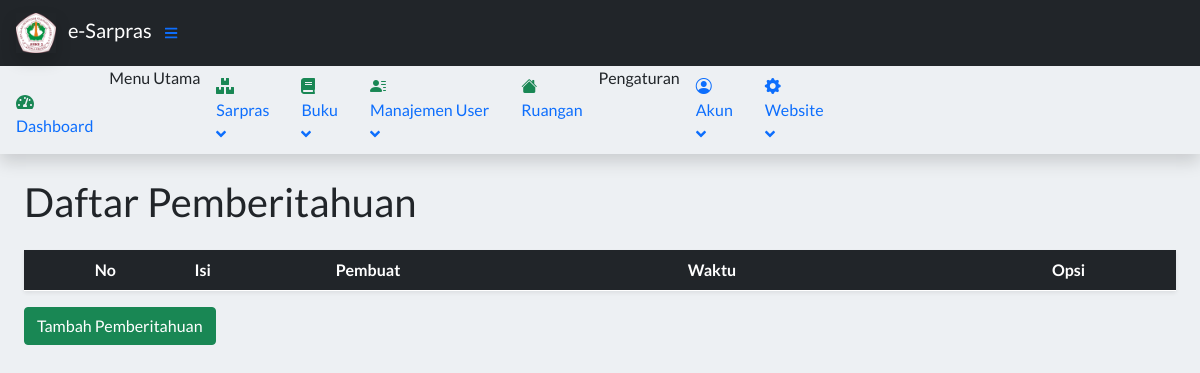
The app's page /index.php?page=DaftarPemberitahuan (signed in), older data.
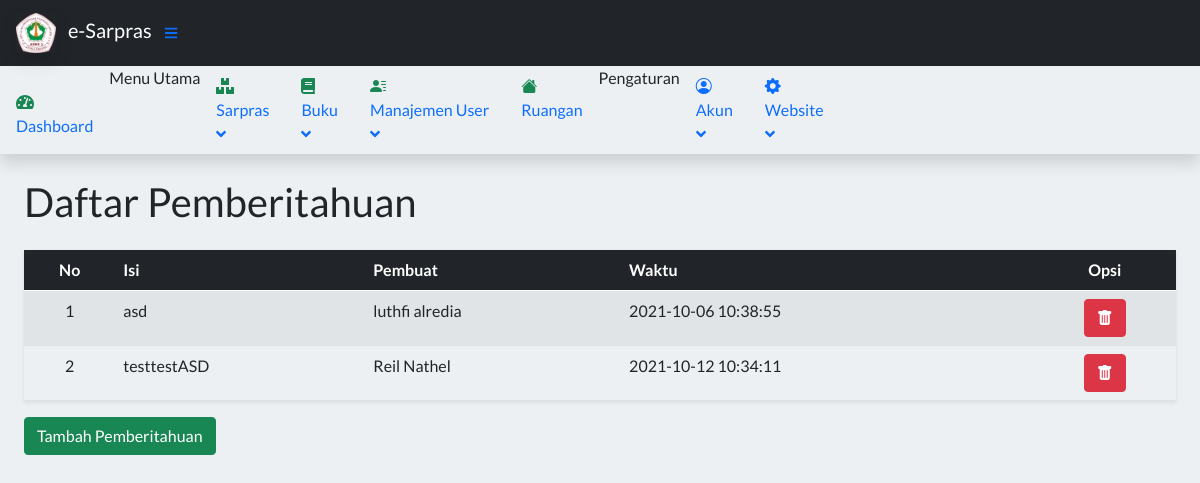
The same page, newer data.
### tables this page shows
CREATE TABLE `tpemberitahuan` (
  `idPemberitahuan` int(11) NOT NULL,
  `linkUser` int(11) NOT NULL,
  `isiPemberitahuan` varchar(255) NOT NULL,
  `waktuPemberitahuan` datetime NOT NULL DEFAULT current_timestamp(),
  `isDeleted` tinyint(1) NOT NULL DEFAULT 0
);

CREATE TABLE `tuser` (
  `idUser` int(11) NOT NULL,
  `username` varchar(30) NOT NULL,
  `password` varchar(255) NOT NULL,
  `role` enum('Superuser','Administrator','Guest') NOT NULL,
  `nik` varchar(16) DEFAULT NULL,
  `nama` varchar(30) NOT NULL,
  `fotoProfil` varchar(255) DEFAULT 'person-fill.svg',
  `gender` enum('Laki-laki','Perempuan') NOT NULL,
  `agama` enum('Budha','Hindu','Islam','Katholik','Kristen') NOT NULL,
  `telpon` varchar(13) DEFAULT NULL,
  `email` varchar(30) DEFAULT NULL,
  `tanggalLahir` date DEFAULT NULL,
  `alamat` varchar(50) DEFAULT NULL,
  `status` enum('Kepala Sekolah','Wakil Kepala Sekolah','Kepala Lab','Guru') DEFAULT NULL,
  `isDeleted` tinyint(1) NOT NULL DEFAULT 0
);

### config/pemberitahuanfunctions.php (called while the page is built, shortened)
<?php
	include_once 'connect.php';
	$notices = mysqli_query($db, "SELECT * FROM tpemberitahuan WHERE isDeleted = 0");
 ?>

### contents/Pemberitahuan/daftarpemberitahuan.php (the view, shortened to what this page needs)
<?php
    require 'config/pemberitahuanfunctions.php';
?>
<main>
    <div class="container-fluid px-4">
        <h1 class="mt-4 mb-4">Daftar Pemberitahuan</h1>
        <div class="mb-3">
            <table id="example" class="display wrap table-striped table shadow-sm" style="width:100%">
                <thead class="table-dark">
                    <tr>
                        <th class="text-center">No</th>
                        <th>Isi</th>
                        <th>Pembuat</th>
                        <th>Waktu</th>
                        <th class="text-center">Opsi</th>
                    </tr>
                </thead>
                <tbody class="">
                    <?php $count = 1; ?>
                    <?php foreach($notices as $notice) : ?>
                		<tr>
                			<td class="text-center"><?= $count; ?></td>
                            <td><?= $notice['isiPemberitahuan']; ?></td>
                            <?php
                            $linkUser = $notice['linkUser'];
                            $query = mysqli_query($db, "SELECT * FROM tuser WHERE idUser = $linkUser");
                            $pembuat = mysqli_fetch_assoc($query);
                            ?>
                            <td><?= $pembuat['nama'];?></td>
                			<td><?= $notice['waktuPemberitahuan']; ?></td>
                			<td class="text-center">
                                <form action="" method="POST" enctype="multipart/form-data">
                                    <a href="index.php?page=HapusPemberitahuan&id=<?= $notice['idPemberitahuan']; ?>" onclick="return confirm('Apakah anda yakin ingin menghapus pemberitahuan ini?')" class="btn btn-danger bi bi-trash-fill"></a>
                                </form>
                            </td>
                		</tr>
                        <?php $count++ ?>
                    <?php endforeach; ?>
                </tbody>
            </table>
        </div>
        <button type="button" class="btn btn-success mb-4" data-bs-toggle="modal" data-bs-target="#exampleModal">
          Tambah Pemberitahuan
        </button>
    </div>
</main>

Row changes from the older to the newer data that the page shows:
added tpemberitahuan: isiPemberitahuan "asd", linkUser.nama "luthfi alredia", waktuPemberitahuan "2021-10-06 10:38:55"
added tpemberitahuan: isiPemberitahuan "testtestASD", linkUser.nama "Reil Nathel", waktuPemberitahuan "2021-10-12 10:34:11"
